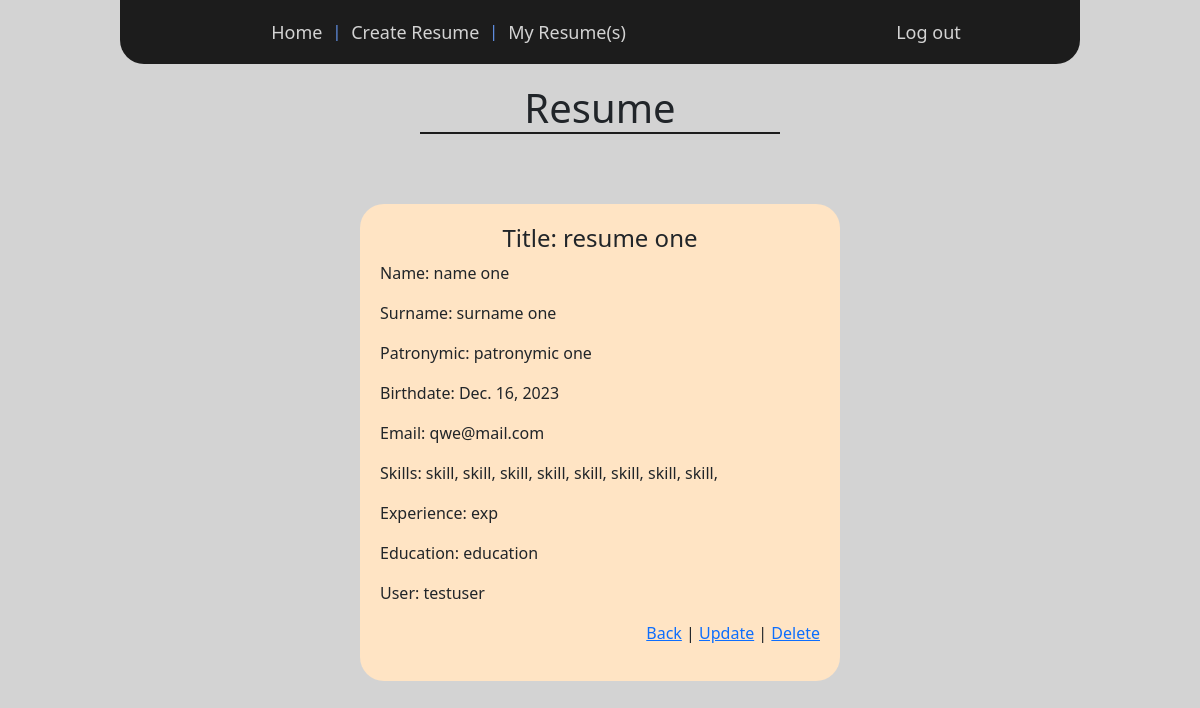
/resume/name-one-surname-one/ (signed in), run on the app's committed database.
### main/models.py (models this page shows, shortened)
class Resume(models.Model):
    user = models.ForeignKey(User, on_delete=models.DO_NOTHING, blank=True)
    title = models.CharField('Title', max_length=255)
    name = models.CharField('Name', max_length=255)
    surname = models.CharField('Surname', max_length=255)
    patronymic = models.CharField('Patronymic', max_length=255)
    birthdate = models.DateField('Birth Date')
    email = models.EmailField('Mail', unique=True)
    skills = models.TextField('Skill')
    experience = models.TextField('Exp')
    education = models.TextField('Education')
    slug = models.CharField('Slug', max_length=255, unique=True, null=True, blank=True)

### main/views.py (the view)
# urls.py: path('resume/<slug:resume_slug>/', views.ResumePageView.as_view(), name='resume_page'),
class ResumePageView(DetailView):
    model = Resume
    template_name = 'main/index_resume_detail.html'
    slug_url_kwarg = 'resume_slug'
    context_object_name = 'data'
    extra_context = {}
    def get(self, request, *args, **kwargs):
        if request.user.is_authenticated:
            if request.user.is_staff:
                self.extra_context['title'] = 'Resume'
                self.extra_context['create'] = {'name': 'Create Vacancy', 'path': 'create_vacancy_page'}  #
                self.extra_context['list'] = {'name': 'My Vacancy(s)', 'path': 'list_vacancy_page'}
            else:
                self.extra_context['title'] = 'Resume'
                self.extra_context['create'] = {'name': 'Create Resume', 'path': 'create_resume_page'}
                self.extra_context['list'] = {'name': 'My Resume(s)', 'path': 'list_resume_page'}
        else:
            return redirect('login_page')
        return super().get(request, *args, **kwargs)

### main/templates/main/index_resume_detail.html
{% extends 'main/main_layout.html' %}
{% block content %}
    <h1 style="margin: 20px auto; width: 30vw; text-align: center; border-bottom: 2px solid #1c1c1c;">{{ title }}</h1>
    <div class="box">
        <h4 style="text-align: center;">Title: {{ data.title }}</h4>
        <p>Name: {{ data.name }}</p>
        <p>Surname: {{ data.surname }}</p>
        <p>Patronymic: {{ data.patronymic }}</p>
        <p>Birthdate: {{ data.birthdate }}</p>
        <p>Email: {{ data.email }}</p>
        <p>Skills: {{ data.skills }}</p>
        <p>Experience: {{ data.experience }}</p>
        <p>Education: {{ data.education }}</p>
        <p>User: {{ data.user.username }}</p>
        <p style="text-align: end">
            <a href="{% url 'main_page' %}">Back</a>
            {% if not user.is_staff %}
                | <a href="{% url 'update_resume_page' data.slug %}">Update</a>
                | <a href="{% url 'delete_resume_page' data.slug %}">Delete</a>
            {% endif %}
        </p>
    </div>
{% endblock %}

### static/main/css/main.css (style rules this page uses)
body { display: flex; flex-direction: column; align-items: center; background: lightgray; padding: 0; margin: 0; }
.content .box { margin-top: 50px; width: 40vw; padding: 20px; border-radius: 24px; background: bisque; }

### data on the page
Resume: title "resume one", name "name one", surname "surname one", patronymic "patronymic one", birthdate "Dec. 16, 2023", email "qwe@mail.com", skills "skill, skill, skill, skill, skill, skill, skill, skill,", experience "exp", education "education", user.username "testuser"

### other printed values
{{ create.name }} "Create Resume"
{{ list.name }} "My Resume(s)"
{{ title }} "Resume"
